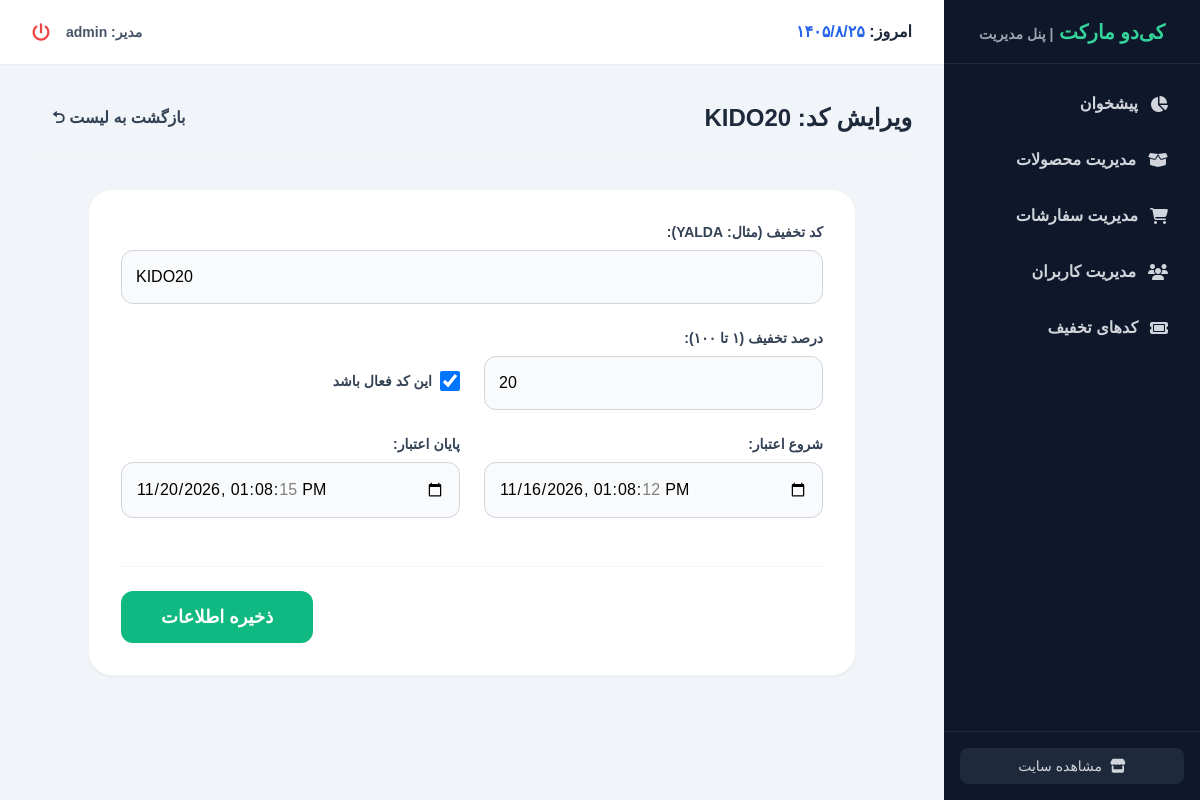
The app's page /dashboard/coupons/edit/1/ (signed in) with its own data.
### coupens/models.py (models this page shows, shortened)
class Coupon(models.Model):
    code = models.CharField(max_length=50, unique=True, verbose_name="کد تخفیف")
    valid_from = models.DateTimeField(verbose_name="معتبر از تاریخ")
    valid_to = models.DateTimeField(verbose_name="معتبر تا تاریخ")
    discount = models.IntegerField(
        validators=[MinValueValidator(0), MaxValueValidator(100)],
        verbose_name="درصد تخفیف"
    )
    active = models.BooleanField(default=True, verbose_name="وضعیت فعالیت")
    class Meta:
        verbose_name = "کد تخفیف"
        verbose_name_plural = "کدهای تخفیف"

### dashboard/views.py (the view)
# urls.py: path('coupons/edit/<int:coupon_id>/', views.dashboard_coupon_edit, name='dashboard_coupon_edit'),
@staff_member_required
def dashboard_coupon_edit(request, coupon_id):
    coupon = get_object_or_404(Coupon, id=coupon_id)
    if request.method == 'POST':
        form = CouponAdminForm(request.POST, instance=coupon)
        if form.is_valid():
            form.save()
            return redirect('dashboard_coupon_list')
    else:
        form = CouponAdminForm(instance=coupon)
    return render(request, 'dashboard/coupon_form.html', {'form': form, 'coupon': coupon, 'title': f'ویرایش کد: {coupon.code}'})

### coupens/forms.py
class CouponAdminForm(forms.ModelForm):
    class Meta:
        model = Coupon
        fields = ['code', 'valid_from', 'valid_to', 'discount', 'active']
        widgets = {
            'valid_from': forms.DateTimeInput(attrs={'type': 'datetime-local'}),
            'valid_to': forms.DateTimeInput(attrs={'type': 'datetime-local'}),
        }

### cart/context_processors.py (called while the page is built)
def cart(request):
    return {'cart': Cart(request)}

### dashboard/templates/dashboard/coupon_form.html (shortened to what this page needs)
{% extends "dashboard/dashboard_base.html" %}
{% block dashboard_content %}
<div class="flex flex-col md:flex-row justify-between md:items-center mb-8 gap-4 border-b border-gray-100 pb-4">
    <div>
        <h2 class="text-2xl font-bold text-slate-800">{{ title }}</h2>
    </div>
    <a href="{% url 'dashboard_coupon_list' %}" class="bg-slate-100 hover:bg-slate-200 text-slate-700 font-bold py-2.5 px-5 rounded-xl transition flex items-center gap-2">
        بازگشت به لیست ⮌
    </a>
</div>
<div class="bg-white p-6 md:p-8 rounded-3xl border border-gray-100 shadow-sm max-w-3xl mx-auto">
    <form method="post" class="flex flex-col gap-6">
        <div class="grid grid-cols-1 md:grid-cols-2 gap-6">
            <div class="md:col-span-2">
                <label class="block text-sm font-bold text-slate-700 mb-2">کد تخفیف (مثال: YALDA):</label>
                {{ form.code }}
            </div>
            <div>
                <label class="block text-sm font-bold text-slate-700 mb-2">درصد تخفیف (۱ تا ۱۰۰):</label>
                {{ form.discount }}
            </div>
            <div class="flex items-center mt-6">
                {{ form.active }}
                <label class="text-sm font-bold text-slate-700 ml-2 mr-2">این کد فعال باشد</label>
            </div>
            <div>
                <label class="block text-sm font-bold text-slate-700 mb-2">شروع اعتبار:</label>
                {{ form.valid_from }}
            </div>
            <div>
                <label class="block text-sm font-bold text-slate-700 mb-2">پایان اعتبار:</label>
                {{ form.valid_to }}
            </div>
        </div>
        <div class="mt-6 flex justify-end border-t border-gray-100 pt-6">
            <button type="submit" class="bg-emerald-500 hover:bg-emerald-600 text-white font-bold py-3 px-10 rounded-xl transition shadow-sm text-lg">
                ذخیره اطلاعات
            </button>
        </div>
    </form>
</div>
{% endblock %}

### dashboard/templates/dashboard/dashboard_base.html (shortened to what this page needs)
<!DOCTYPE html>
<html lang="fa" dir="rtl">
<head>
    <link href="https://cdn.jsdelivr.net/gh/rastikerdar/vazirmatn@v33.0.0/Vazirmatn-font-face.css" rel="stylesheet" />
    <script src="https://cdn.tailwindcss.com"></script>
    <link rel="stylesheet" href="https://cdnjs.cloudflare.com/ajax/libs/font-awesome/6.4.0/css/all.min.css">
</head>
<body class="bg-slate-100 font-sans flex h-screen overflow-hidden">
    <aside class="w-64 bg-slate-900 text-white flex flex-col h-full shrink-0">
        <div class="h-16 flex items-center justify-center border-b border-slate-800">
            <h1 class="text-xl font-bold text-emerald-400">کی‌دو مارکت <span class="text-sm text-gray-400">| پنل مدیریت</span></h1>
        </div>
        <nav class="flex-1 p-4 space-y-2 overflow-y-auto">
            <a href="{% url 'dashboard_home' %}" class="flex items-center gap-3 px-4 py-3 hover:bg-slate-800 text-gray-300 hover:text-white rounded-xl font-bold transition">
                <i class="fa-solid fa-chart-pie"></i> پیشخوان
            </a>
            <a href="{% url 'dashboard_product_list' %}" class="flex items-center gap-3 px-4 py-3 hover:bg-slate-800 text-gray-300 hover:text-white rounded-xl font-bold transition">
                <i class="fa-solid fa-box-open"></i> مدیریت محصولات
            </a>
            <a href="{% url 'dashboard_order_list' %}" class="flex items-center gap-3 px-4 py-3 hover:bg-slate-800 text-gray-300 hover:text-white rounded-xl font-bold transition">
                <i class="fa-solid fa-cart-shopping"></i> مدیریت سفارشات
            </a>
            <a href="{% url 'dashboard_user_list' %}" class="flex items-center gap-3 px-4 py-3 hover:bg-slate-800 text-gray-300 hover:text-white rounded-xl font-bold transition">
                <i class="fa-solid fa-users"></i> مدیریت کاربران
            </a>
            <a href="{% url 'dashboard_coupon_list' %}" class="flex items-center gap-3 px-4 py-3 hover:bg-slate-800 text-gray-300 hover:text-white rounded-xl font-bold transition">
                <i class="fa-solid fa-ticket"></i> کدهای تخفیف
            </a>
        </nav>
        <div class="p-4 border-t border-slate-800">
            <a href="/" class="flex items-center justify-center gap-2 w-full px-4 py-2 bg-slate-800 hover:bg-slate-700 text-gray-300 rounded-lg transition text-sm">
                <i class="fa-solid fa-store"></i> مشاهده سایت
            </a>
        </div>
    </aside>
    <main class="flex-1 flex flex-col h-full overflow-hidden">
        <header class="h-16 bg-white shadow-sm flex items-center justify-between px-8 shrink-0">
            <div class="text-slate-800 font-bold">
                امروز: <span id="current-date" class="text-blue-600"></span>
            </div>
            <div class="flex items-center gap-4">
                <span class="text-sm font-bold text-slate-600">مدیر: {{ request.user.username }}</span>
                <a href="{% url 'accounts:logout' %}" class="text-red-500 hover:text-red-700 transition">
                    <i class="fa-solid fa-power-off text-lg"></i>
                </a>
            </div>
        </header>
        <div class="flex-1 overflow-y-auto p-8">
            {% block dashboard_content %}
            {% endblock %}
        </div>
    </main>
</body>
</html>

### records on screen
Coupon: code "KIDO20", discount "20", active "☑", valid_from "11/16/2026 13:08:12", valid_to "11/20/2026 13:08:15"

### other values on screen
{{ request.user.username }} "admin"
{{ title }} "ویرایش کد: KIDO20"
